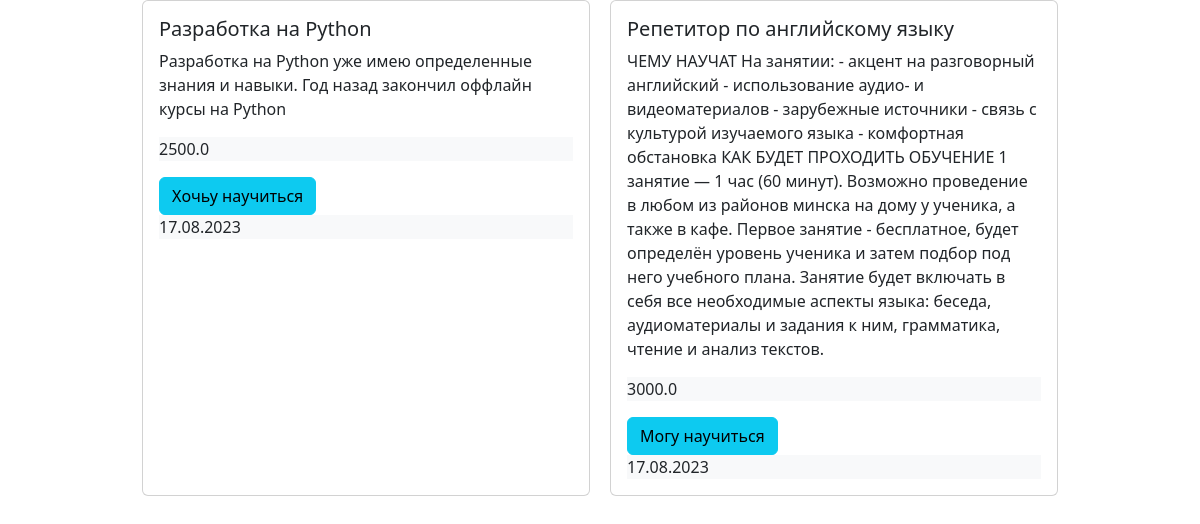
The page /ads on the database its author committed.
### ads/models.py (models this page shows)
class Ads(models.Model):
    LEARN = "Хочьу научиться"
    TEACH = "Могу научиться"
    TYPE_OF_ADS = [
        (LEARN,"Хочьу научиться" ),
        (TEACH,"Могу научиться")
    ]
    subcategory = models.ForeignKey(Subcategory, on_delete=models.CASCADE, null=True, blank=True, related_name='ads')
    title = models.CharField(max_length=150)
    description = models.TextField()
    price = models.FloatField()
    owner = models.ForeignKey(User, on_delete=models.CASCADE, related_name='ads', null=True, blank=True)
    type = models.CharField(max_length=100, choices=TYPE_OF_ADS, default=LEARN)
    created_at = models.DateTimeField(auto_now_add=True)
    updated_ad = models.DateTimeField(auto_now=True)
    def __str__(self) -> str:
        return self.title
    class Meta:
        verbose_name = "Ads"
        verbose_name_plural = "Ads"

### ads/views.py (the view)
# urls.py: path("", ads_list),
def ads_list(request):
    all_ads = Ads.objects.all()
    first = all_ads[0]
    print(all_ads)
    print(type(all_ads))
    print(first.title)
    print(first.description)
    print(first.price)
    context = {
        "all_ads":all_ads
    }
    return render(request, "index.html", context = context)

### ads/templates/index.html (shortened to what this page needs)
<!DOCTYPE html>
<html lang="en">
  <head>
    <link
      href="https://cdn.jsdelivr.net/npm/bootstrap@5.3.1/dist/css/bootstrap.min.css"
      rel="stylesheet"
    />
  </head>
  <body>
    <div style="display: flex; gap: 20px;flex-wrap: wrap;justify-content: center;">
      {% for ads in all_ads %}
      <div class="card" style="width: 28rem">
        <div class="card-body">
          <h5 class="card-title">{{ ads.title }}</h5>
          <p class="card-text">{{ ads.description }}</p>
          <p class="card-text bg-body-tertiary" style="transform: rotate(0)">
            {{ ads.price }}
          </p>
          {% if ads.type == "Хочу научиться" %}
          <button type="button" class="btn btn-success">{{ads.type}}</button>
          {% else %}
          <button type="button" class="btn btn-info">{{ads.type}}</button>
          {% endif %}
          <p class="card-text bg-body-tertiary" style="transform: rotate(0)">
            {{ads.created_at|date:"d.m.Y"}}
          </p>
        </div>
      </div>
      {% endfor %}
    </div>
  </body>
</html>

### rows shown on the page
Ads: title "Разрaботка на Python", description "Разработка на Python уже имею определенные знания и навыки. Год назад закончил оффлайн курсы на Python", price "2500.0", type "Хочьу научиться", created_at "17.08.2023"
Ads: title "Репетитор по английскому языку", description "ЧЕМУ НАУЧАТ На занятии: - акцент на разговорный английский - использование аудио- и видеоматериалов - зарубежные источники - связь с культурой изучаемого языка - комфортная обстановка КАК БУДЕТ ПРОХОДИТЬ ОБУЧЕНИЕ 1 занятие — 1 час (60 минут). Возможно проведение в любом из районов минска на дому у ученика, а также в кафе. Первое занятие - бесплатное, будет определён уровень ученика и затем подбор под него учебного плана. Занятие будет включать в себя все необходимые аспекты языка: беседа, аудиоматериалы и задания к ним, грамматика, чтение и анализ текстов.", price "3000.0", type "Могу научиться", created_at "17.08.2023"
